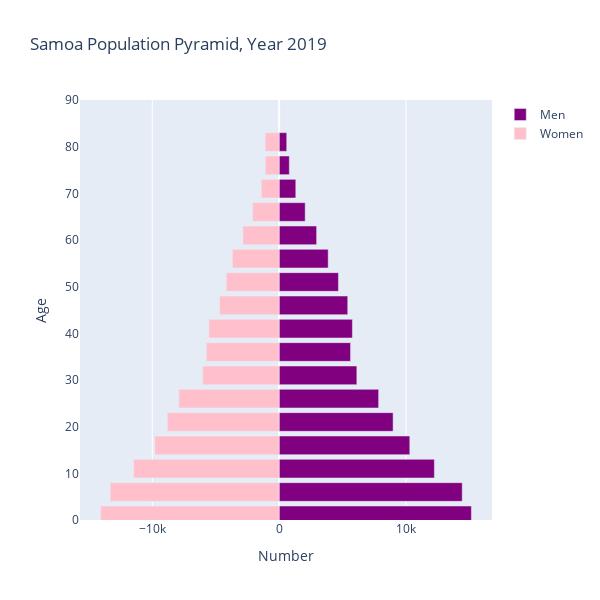

Here is the notebook cell this chart was saved with:
### Code cell
# for plotting a single country  

import plotly.offline as py
import plotly.graph_objs as go
import pandas as pd
import numpy as np

py.init_notebook_mode(connected=True)

layout = go.Layout(barmode='overlay', title = 'Samoa Population Pyramid, Year 2019', width=600, height=600,
                   yaxis=go.layout.YAxis(range=[0, 90], title='Age'),
                   xaxis=go.layout.XAxis(title='Number'))

bins = [go.Bar(x = samoa_90_pop.loc[str(2019),:].filter(regex="Male").values,
               y = [int(s[:2])+1 for s in age_ranges],
               orientation='h',
               name='Men',
               marker=dict(color='purple'),
               hoverinfo='skip'
               ),

        go.Bar(x = -samoa_90_pop.loc[str(2019),:].filter(regex="Female").values,
               y=[int(s[:2])+1 for s in age_ranges],
               orientation='h',
               name='Women',
               marker=dict(color='pink'),
               hoverinfo='skip',
               )
        ]
py.iplot(dict(data=bins, layout=layout))
#go.title('Samoa Population Pyramid')

### Figure 1 — Plotly figure (JSON) as saved in the notebook; plotly's stock layout.template omitted (floating-point values rounded to 4 significant figures)
{"data": [{"hoverinfo": "skip", "marker": {"color": "purple"}, "name": "Men", "orientation": "h", "type": "bar", "x": [15155, 14432, 12237, 10299, 8984, 7843, 6126, 5630, 5775, 5407, 4674, 3867, 2956, 2053, 1313, 803, 598], "y": [1, 6, 11, 16, 21, 26, 31, 36, 41, 46, 51, 56, 61, 66, 71, 76, 81]}, {"hoverinfo": "skip", "marker": {"color": "pink"}, "name": "Women", "orientation": "h", "type": "bar", "x": [-14072, -13321, -11472, -9798, -8817, -7903, -6025, -5740, -5537, -4692, -4164, -3687, -2854, -2083, -1405, -1090, -1098], "y": [1, 6, 11, 16, 21, 26, 31, 36, 41, 46, 51, 56, 61, 66, 71, 76, 81]}], "layout": {"barmode": "overlay", "height": 600, "title": {"text": "Samoa Population Pyramid, Year 2019"}, "width": 600, "xaxis": {"title": {"text": "Number"}}, "yaxis": {"range": [0, 90], "title": {"text": "Age"}}}}
